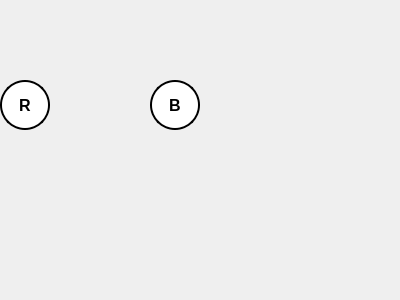
<?xml version="1.0" encoding="UTF-8"?>
<ui version="4.0">
	<class>AutoLights</class>
	<widget class="QWidget" name="AutoLights">
		<property name="geometry">
			<rect>
				<x>0</x>
				<y>0</y>
				<width>400</width>
				<height>300</height>
			</rect>
		</property>
		<property name="windowTitle">
			<string>Form</string>
		</property>
		<widget class="QPushButton" name="reverseButton">
			<property name="geometry">
				<rect>
					<x>0</x>
					<y>80</y>
					<width>50</width>
					<height>50</height>
				</rect>
			</property>
			<property name="styleSheet">
				<string>
					QPushButton{
					border: 2px solid black;
					border-radius: 25px;
					background-color: white;
					font-size: 16px;
					font-weight: bold;
					}
				</string>
			</property>
			<property name="text">
				<string>R</string>
			</property>
		</widget>
		<widget class="QPushButton" name="brakeButton">
			<property name="geometry">
				<rect>
					<x>150</x>
					<y>80</y>
					<width>50</width>
					<height>50</height>
				</rect>
			</property>
			<property name="styleSheet">
				<string>
					QPushButton {
					border: 2px solid black;
					border-radius: 25px;
					background-color: white;
					font-size: 16px;
					font-weight: bold;
					}
				</string>
			</property>
			<property name="text">
				<string>B</string>
			</property>
		</widget>
	</widget>
	<resources/>
	<connections/>
</ui>
